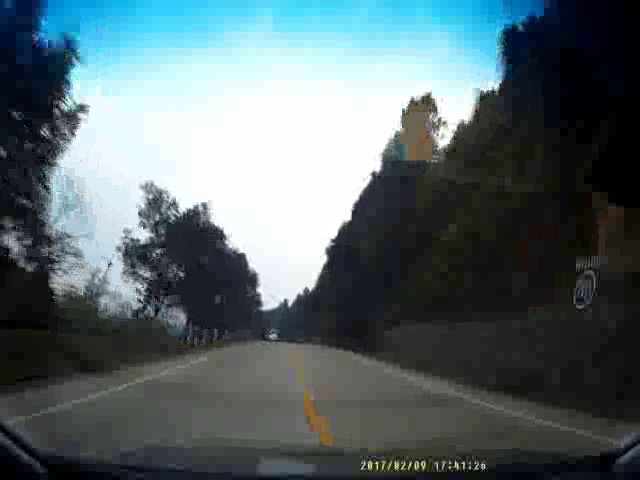
#> input picture frame 80 of videos/lane2.avi, 640 x 480 px, given in place of lane3.mp4, which was not available
$ python detector.py
#> lines starting #> are read from the running program, lines starting #| are printed output that depends on the picture; after the words box and inside, x2 and y2 are one past the last pixel; in counts of white or black regions, pixels touching at a corner belong together; pictures that were not available may be replaced by others from this repository, and a replacement may not be noted
#> further down, frame is the input picture: shape (480, 640, 3); mean B, G, R 107.8, 103.7, 88.8
import cv2
import os
import numpy as np
from matplotlib import pyplot as plt

filePath = os.path.dirname(__file__)
imagePath = os.path.join(filePath, "../images/road.png")


def region_of_interest(img, vertices):
    mask = np.zeros_like(img)
    # channel_count = img.shape[2]
    match_mask_color = 255  # , ) * channel_count
    cv2.fillPoly(mask, vertices, match_mask_color)
    masked_image = cv2.bitwise_and(img, mask)
    return masked_image


def draw_the_lines(img, lines):
    img = img.copy()
    blank_image = np.zeros_like(img, np.uint8)

    for line in lines:
        for x1, y1, x2, y2 in line:
            cv2.line(blank_image, (x1, y1), (x2, y2), (0, 255, 0), 4)

    img = cv2.addWeighted(img, 0.8, blank_image, 1, 0.0)
    return img


def process(img):

    height = img.shape[0]
#> height = 480
    width = img.shape[1]
#> width = 640

    region_of_interest_vertices = [
        (0, height),
        (width/2, height/2),
        (width, height)
    ]
#> region_of_interest_vertices = [(0, 480), (320, 240), (640, 480)]

    gray_image = cv2.cvtColor(img, cv2.COLOR_RGB2GRAY)
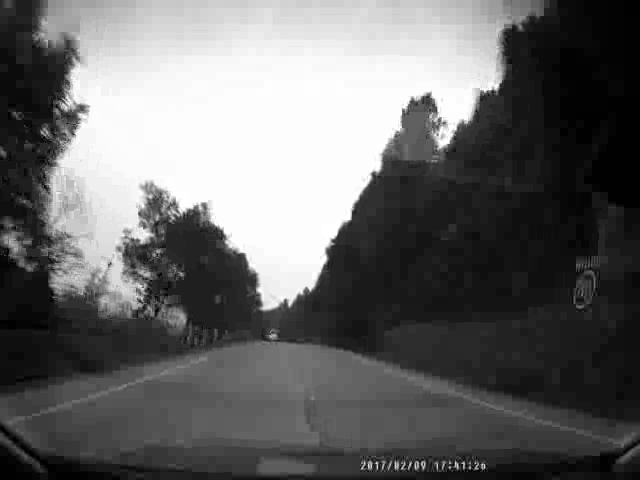
#> gray_image: shape (480, 640); min 0, max 255, mean 103.3
    canny_img = cv2.Canny(gray_image, 100, 120)
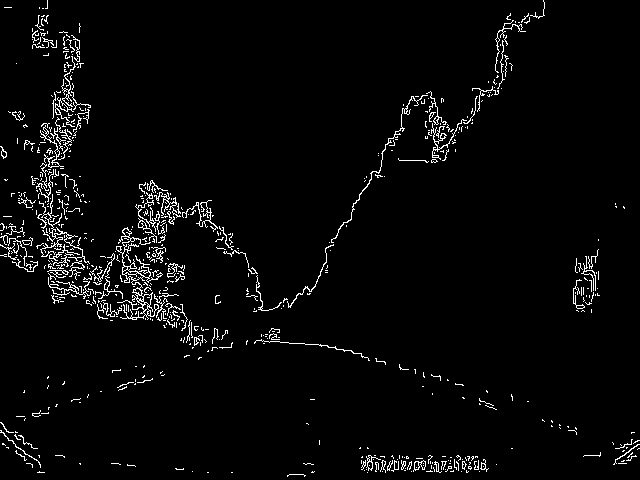
#> canny_img: shape (480, 640); 3.2% white in thin lines or dots

    cropped_image = region_of_interest(
        canny_img, np.array([region_of_interest_vertices], np.int32))
#> in region_of_interest, `cv2.fillPoly(mask, vertices, match_mask_color)`:
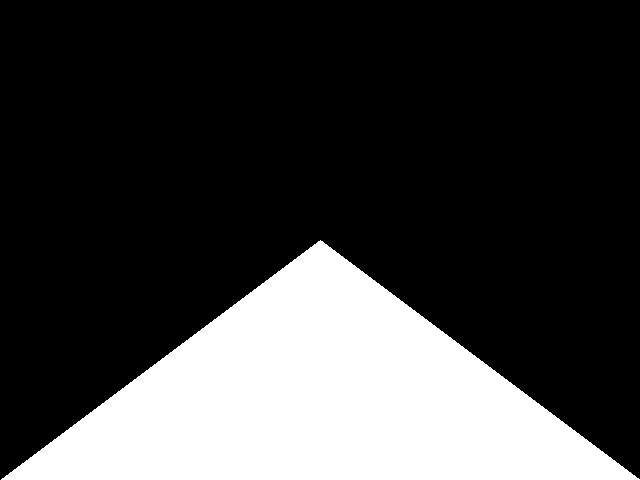
#> mask: shape (480, 640); 25% white; 1 white region, box (x1, y1, x2, y2) and area: (1, 240, 640, 480) 76880
#> in region_of_interest, `masked_image = cv2.bitwise_and(img, mask)`:
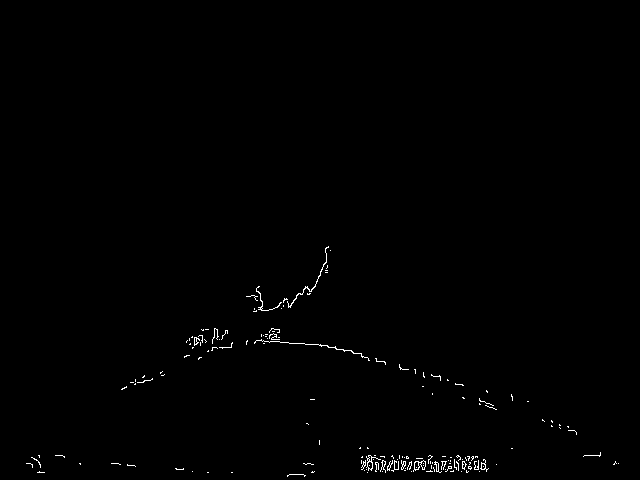
#> masked_image: shape (480, 640); 0.52% white in thin lines or dots, all inside (x1, y1, x2, y2) = (26, 246, 619, 477)

    lines = cv2.HoughLinesP(cropped_image, rho=2, theta=np.pi/60, threshold=50, lines=np.array([]),
                            minLineLength=40, maxLineGap=100)
#> lines = 14 rows, first 6: [26, 463, 118, 463], [363, 468, 488, 468], [305, 464, 496, 464], [362, 466, 485, 466], [303, 463, 484, 463], [208, 329, 361, 353]

    img_with_lines = draw_the_lines(img, lines)
#> the loop in draw_the_lines, `for line in lines:` made 14 passes
#> line on passes 1 to 12: [[26, 463, 118, 463]], [[363, 468, 488, 468]], [[305, 464, 496, 464]], [[362, 466, 485, 466]], [[303, 463, 484, 463]], [[208, 329, 361, 353]], [[361, 457, 477, 457]], [[361, 461, 485, 461]], [[269, 332, 528, 401]], [[364, 470, 486, 470]], [[141, 382, 317, 280]], [[135, 379, 314, 287]]
#> after the loop in draw_the_lines, `for line in lines:`:
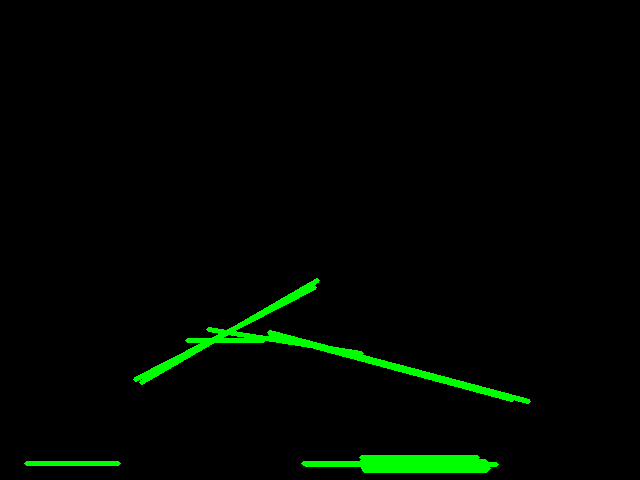
#> blank_image: shape (480, 640, 3); mean of channels 0, 1, 2 0, 6.1, 0; drawn as B, G, R
#> in draw_the_lines, `img = cv2.addWeighted(img, 0.8, blank_image, 1, 0.0)`:
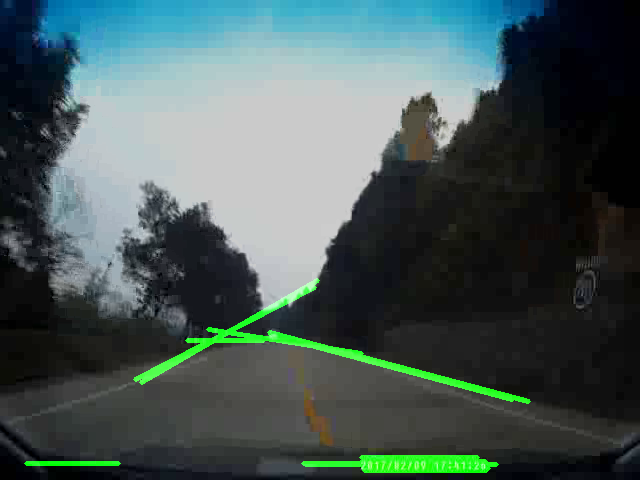
#> img: shape (480, 640, 3); mean B, G, R 86.2, 87.6, 71.1

    # [4 lines of commented-out code are left out]
    return img_with_lines


filePath = os.path.dirname(__file__)
videoPath = os.path.join(filePath, "../videos/lane3.mp4")

cap = cv2.VideoCapture(videoPath)

while cap.isOpened():
    _, frame = cap.read()
    frame_with_lines = process(frame)
    cv2.imshow("Road", frame_with_lines)

    k = cv2.waitKey(40)
#> (key Esc is pressed here)
    if k == 27:
        break


cap.release()
# [5 lines of commented-out code are left out]
cv2.destroyAllWindows()

$ run again, starting later in the video
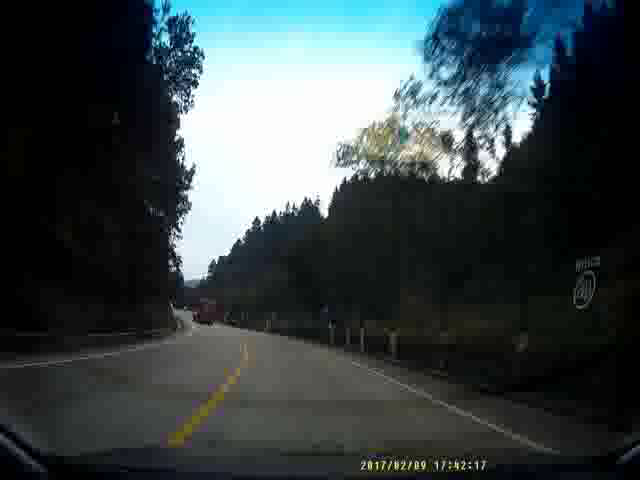
#> input picture frame 360 of videos/lane2.avi, 640 x 480 px, given in place of lane3.mp4, which was not available
#> frame is the input picture: shape (480, 640, 3); mean B, G, R 71.5, 69.2, 58.8
#> in process, `canny_img = cv2.Canny(gray_image, 100, 120)`:
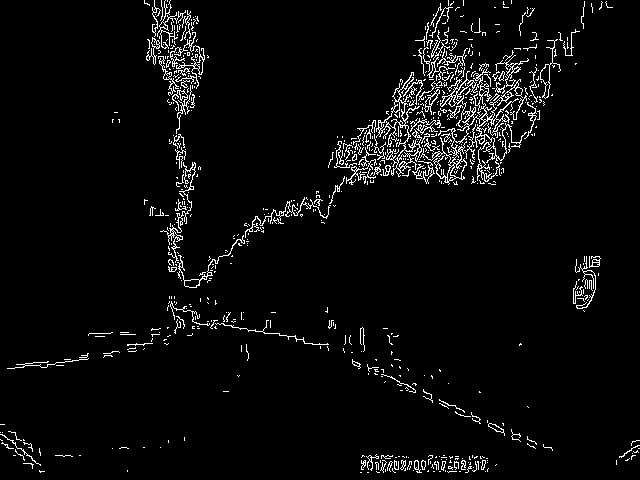
#> canny_img: shape (480, 640); 4.1% white in thin lines or dots
#> mask: shape (480, 640); 25% white; 1 white region, box (x1, y1, x2, y2) and area: (1, 240, 640, 480) 76880
#> masked_image: shape (480, 640); 0.51% white in thin lines or dots, all inside (x1, y1, x2, y2) = (23, 307, 617, 473)
#> lines = [[266, 322, 552, 449], [361, 468, 488, 468], [241, 314, 512, 435], [361, 462, 487, 462], [363, 464, 496, 464], [362, 456, 482, 456], [361, 466, 484, 466], [209, 323, 392, 352], [361, 461, 485, 461], [241, 312, 552, 450], [228, 312, 535, 448], [376, 471, 487, 471]]
#> the loop in draw_the_lines, `for line in lines:` made 12 passes
#> in draw_the_lines, `img = cv2.addWeighted(img, 0.8, blank_image, 1, 0.0)`:
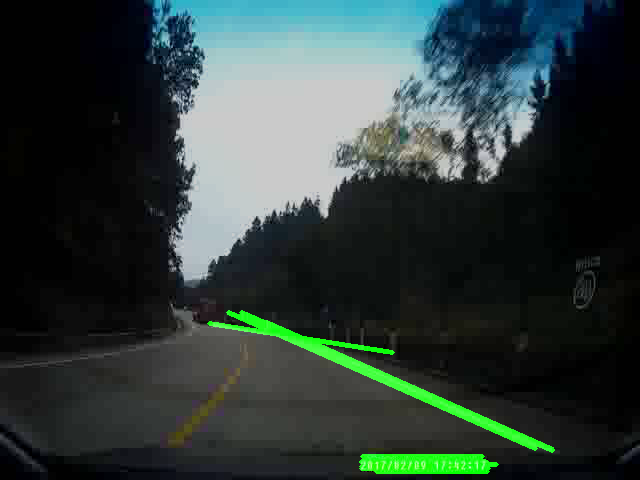
#> img: shape (480, 640, 3); mean B, G, R 57.2, 60.1, 47.1

$ run again, starting later in the video
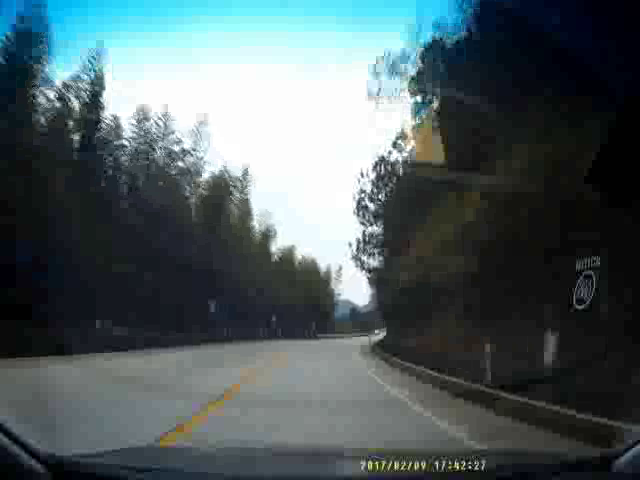
#> input picture frame 640 of videos/lane2.avi, 640 x 480 px, given in place of lane3.mp4, which was not available
#> frame is the input picture: shape (480, 640, 3); mean B, G, R 96.5, 93.7, 80.1
#> in process, `canny_img = cv2.Canny(gray_image, 100, 120)`:
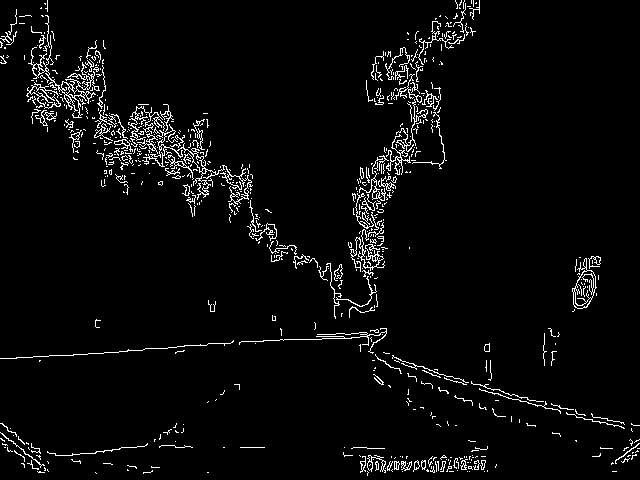
#> canny_img: shape (480, 640); 3.9% white in thin lines or dots
#> mask: shape (480, 640); 25% white; 1 white region, box (x1, y1, x2, y2) and area: (1, 240, 640, 480) 76880
#> masked_image: shape (480, 640); 0.89% white in thin lines or dots, all inside (x1, y1, x2, y2) = (22, 254, 617, 476)
#> lines = 27 rows, first 6: [272, 318, 542, 406], [361, 469, 483, 469], [208, 343, 385, 334], [361, 467, 495, 467], [360, 463, 484, 463], [365, 460, 485, 460]
#> the loop in draw_the_lines, `for line in lines:` made 27 passes
#> in draw_the_lines, `img = cv2.addWeighted(img, 0.8, blank_image, 1, 0.0)`:
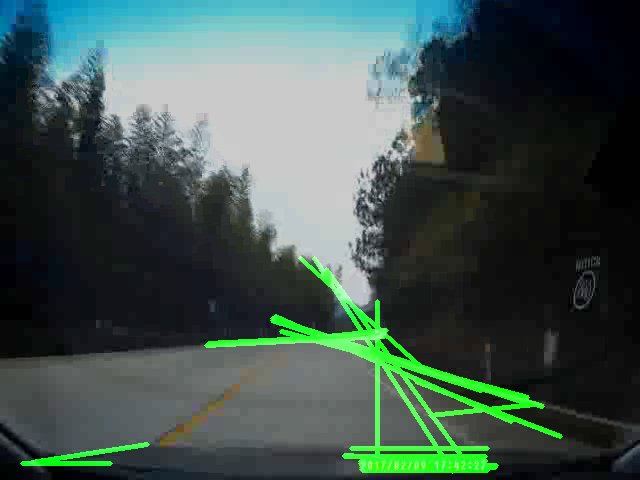
#> img: shape (480, 640, 3); mean B, G, R 77.2, 82.8, 64.1
